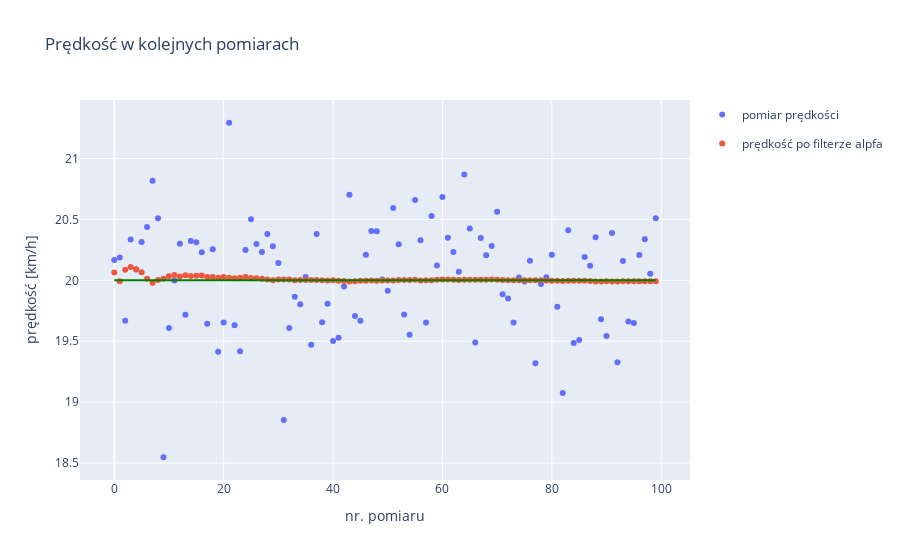

The notebook cell this image was saved under:
### Code cell
fig1 = ex.scatter(
    df, 
    x='num', 
    y=['pomiar prędkości', 'prędkość po filterze alpfa'], 
    title='Wartość prędkości w kolejnych pomiarach',
    )
fig2 = ex.line(
    df,
    x='num', 
    y='prędkość rzeczywista',
)
fig2.update_traces(line_color='green', name='real')
fig = go.Figure(
    data=fig1.data + fig2.data
    )
fig.update_layout(
    xaxis_title="nr. pomiaru",
    yaxis_title="prędkość [km/h]",
    title='Prędkość w kolejnych pomiarach'
)
fig.show()

### Figure 1 — Plotly figure (JSON) as saved in the notebook; plotly's stock layout.template omitted (floating-point values rounded to 4 significant figures)
{"data": [{"hovertemplate": "variable=pomiar prędkości<br>num=%{x}<br>value=%{y}<extra></extra>", "legendgroup": "pomiar prędkości", "marker": {"color": "#636efa", "symbol": "circle"}, "mode": "markers", "name": "pomiar prędkości", "orientation": "v", "showlegend": true, "type": "scatter", "x": [0, 1, 2, 3, 4, 5, 6, 7, 8, 9, 10, 11, 12, 13, 14, 15, 16, 17, 18, 19, 20, 21, 22, 23, 24, 25, 26, 27, 28, 29, 30, 31, 32, 33, 34, 35, 36, 37, 38, 39, 40, 41, 42, 43, 44, 45, 46, 47, 48, 49, 50, 51, 52, 53, 54, 55, 56, 57, 58, 59, 60, 61, 62, 63, 64, 65, 66, 67, 68, 69, 70, 71, 72, 73, 74, 75, 76, 77, 78, 79, 80, 81, 82, 83, 84, 85, 86, 87, 88, 89, 90, 91, 92, 93, 94, 95, 96, 97, 98, 99], "xaxis": "x", "y": [20.17, 20.19, 19.67, 20.34, 20.09, 20.31, 20.44, 20.82, 20.51, 18.55, 19.61, 20.0, 20.3, 19.72, 20.32, 20.31, 20.23, 19.64, 20.26, 19.41, 19.65, 21.29, 19.63, 19.42, 20.25, 20.5, 20.3, 20.23, 20.38, 20.28, 20.14, 18.85, 19.61, 19.86, 19.8, 20.03, 19.47, 20.38, 19.65, 19.81, 19.5, 19.53, 19.95, 20.7, 19.71, 19.67, 20.21, 20.4, 20.4, 20.01, 19.91, 20.59, 20.3, 19.72, 19.55, 20.66, 20.33, 19.65, 20.53, 20.12, 20.69, 20.35, 20.23, 20.07, 20.87, 20.43, 19.49, 20.35, 20.21, 20.28, 20.56, 19.89, 19.85, 19.65, 20.02, 19.99, 20.16, 19.32, 19.97, 20.03, 20.21, 19.78, 19.07, 20.41, 19.49, 19.51, 20.19, 20.12, 20.35, 19.68, 19.54, 20.39, 19.33, 20.16, 19.66, 19.65, 20.21, 20.34, 20.05, 20.51], "yaxis": "y"}, {"hovertemplate": "variable=prędkość po filterze alpfa<br>num=%{x}<br>value=%{y}<extra></extra>", "legendgroup": "prędkość po filterze alpfa", "marker": {"color": "#EF553B", "symbol": "circle"}, "mode": "markers", "name": "prędkość po filterze alpfa", "orientation": "v", "showlegend": true, "type": "scatter", "x": [0, 1, 2, 3, 4, 5, 6, 7, 8, 9, 10, 11, 12, 13, 14, 15, 16, 17, 18, 19, 20, 21, 22, 23, 24, 25, 26, 27, 28, 29, 30, 31, 32, 33, 34, 35, 36, 37, 38, 39, 40, 41, 42, 43, 44, 45, 46, 47, 48, 49, 50, 51, 52, 53, 54, 55, 56, 57, 58, 59, 60, 61, 62, 63, 64, 65, 66, 67, 68, 69, 70, 71, 72, 73, 74, 75, 76, 77, 78, 79, 80, 81, 82, 83, 84, 85, 86, 87, 88, 89, 90, 91, 92, 93, 94, 95, 96, 97, 98, 99], "xaxis": "x", "y": [20.06, 19.99, 20.09, 20.11, 20.09, 20.07, 20.01, 19.98, 20.0, 20.01, 20.03, 20.04, 20.03, 20.04, 20.04, 20.04, 20.04, 20.03, 20.03, 20.02, 20.03, 20.02, 20.02, 20.02, 20.03, 20.02, 20.02, 20.01, 20.01, 20.0, 20.01, 20.01, 20.01, 20.0, 20.0, 20.0, 20.0, 20.0, 20.0, 20.0, 20.0, 20.0, 19.99, 19.99, 19.99, 20.0, 20.0, 20.0, 20.0, 20.0, 20.0, 20.0, 20.0, 20.0, 20.0, 20.0, 20.0, 20.0, 20.0, 20.0, 20.01, 20.01, 20.01, 20.0, 20.0, 20.0, 20.01, 20.01, 20.01, 20.01, 20.0, 20.0, 20.0, 20.0, 20.0, 20.0, 20.0, 20.0, 20.0, 20.0, 20.0, 20.0, 20.0, 20.0, 20.0, 20.0, 20.0, 19.99, 19.99, 19.99, 19.99, 19.99, 19.99, 19.99, 19.99, 19.99, 19.99, 19.99, 19.99, 19.99], "yaxis": "y"}, {"hovertemplate": "num=%{x}<br>prędkość rzeczywista=%{y}<extra></extra>", "legendgroup": "", "line": {"color": "green", "dash": "solid"}, "marker": {"symbol": "circle"}, "mode": "lines", "name": "real", "orientation": "v", "showlegend": false, "type": "scatter", "x": [0, 1, 2, 3, 4, 5, 6, 7, 8, 9, 10, 11, 12, 13, 14, 15, 16, 17, 18, 19, 20, 21, 22, 23, 24, 25, 26, 27, 28, 29, 30, 31, 32, 33, 34, 35, 36, 37, 38, 39, 40, 41, 42, 43, 44, 45, 46, 47, 48, 49, 50, 51, 52, 53, 54, 55, 56, 57, 58, 59, 60, 61, 62, 63, 64, 65, 66, 67, 68, 69, 70, 71, 72, 73, 74, 75, 76, 77, 78, 79, 80, 81, 82, 83, 84, 85, 86, 87, 88, 89, 90, 91, 92, 93, 94, 95, 96, 97, 98, 99], "xaxis": "x", "y": [20, 20, 20, 20, 20, 20, 20, 20, 20, 20, 20, 20, 20, 20, 20, 20, 20, 20, 20, 20, 20, 20, 20, 20, 20, 20, 20, 20, 20, 20, 20, 20, 20, 20, 20, 20, 20, 20, 20, 20, 20, 20, 20, 20, 20, 20, 20, 20, 20, 20, 20, 20, 20, 20, 20, 20, 20, 20, 20, 20, 20, 20, 20, 20, 20, 20, 20, 20, 20, 20, 20, 20, 20, 20, 20, 20, 20, 20, 20, 20, 20, 20, 20, 20, 20, 20, 20, 20, 20, 20, 20, 20, 20, 20, 20, 20, 20, 20, 20, 20], "yaxis": "y"}], "layout": {"title": {"text": "Prędkość w kolejnych pomiarach"}, "xaxis": {"title": {"text": "nr. pomiaru"}}, "yaxis": {"title": {"text": "prędkość [km/h]"}}}}
